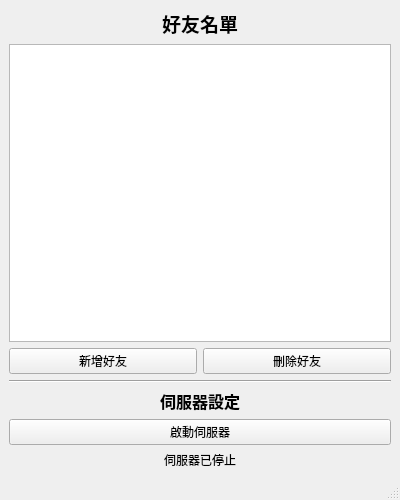
<?xml version="1.0" encoding="UTF-8"?>
<ui version="4.0">
 <class>MainWindow</class>
 <widget class="QMainWindow" name="MainWindow">
  <property name="geometry">
   <rect>
    <x>0</x>
    <y>0</y>
    <width>400</width>
    <height>500</height>
   </rect>
  </property>
  <property name="windowTitle">
   <string>Qt 通訊軟體</string>
  </property>
  <widget class="QWidget" name="centralwidget">
   <layout class="QVBoxLayout" name="verticalLayout">
    <item>
     <widget class="QLabel" name="titleLabel">
      <property name="text">
       <string>好友名單</string>
      </property>
      <property name="alignment">
       <set>Qt::AlignCenter</set>
      </property>
      <property name="font">
       <font>
        <pointsize>14</pointsize>
        <weight>75</weight>
        <bold>true</bold>
       </font>
      </property>
     </widget>
    </item>
    <item>
     <widget class="QListWidget" name="friendsList">
      <property name="alternatingRowColors">
       <bool>true</bool>
      </property>
     </widget>
    </item>
    <item>
     <layout class="QHBoxLayout" name="horizontalLayout">
      <item>
       <widget class="QPushButton" name="addFriendButton">
        <property name="text">
         <string>新增好友</string>
        </property>
       </widget>
      </item>
      <item>
       <widget class="QPushButton" name="removeFriendButton">
        <property name="text">
         <string>刪除好友</string>
        </property>
       </widget>
      </item>
     </layout>
    </item>
    <item>
     <widget class="Line" name="line">
      <property name="orientation">
       <enum>Qt::Horizontal</enum>
      </property>
     </widget>
    </item>
    <item>
     <widget class="QLabel" name="serverLabel">
      <property name="text">
       <string>伺服器設定</string>
      </property>
      <property name="alignment">
       <set>Qt::AlignCenter</set>
      </property>
      <property name="font">
       <font>
        <pointsize>12</pointsize>
        <weight>75</weight>
        <bold>true</bold>
       </font>
      </property>
     </widget>
    </item>
    <item>
     <widget class="QPushButton" name="startServerButton">
      <property name="text">
       <string>啟動伺服器</string>
      </property>
     </widget>
    </item>
    <item>
     <widget class="QLabel" name="serverStatusLabel">
      <property name="text">
       <string>伺服器已停止</string>
      </property>
      <property name="alignment">
       <set>Qt::AlignCenter</set>
      </property>
     </widget>
    </item>
   </layout>
  </widget>
  <widget class="QMenuBar" name="menubar">
   <property name="geometry">
    <rect>
     <x>0</x>
     <y>0</y>
     <width>400</width>
     <height>22</height>
    </rect>
   </property>
  </widget>
  <widget class="QStatusBar" name="statusbar"/>
 </widget>
 <resources/>
 <connections/>
</ui>
